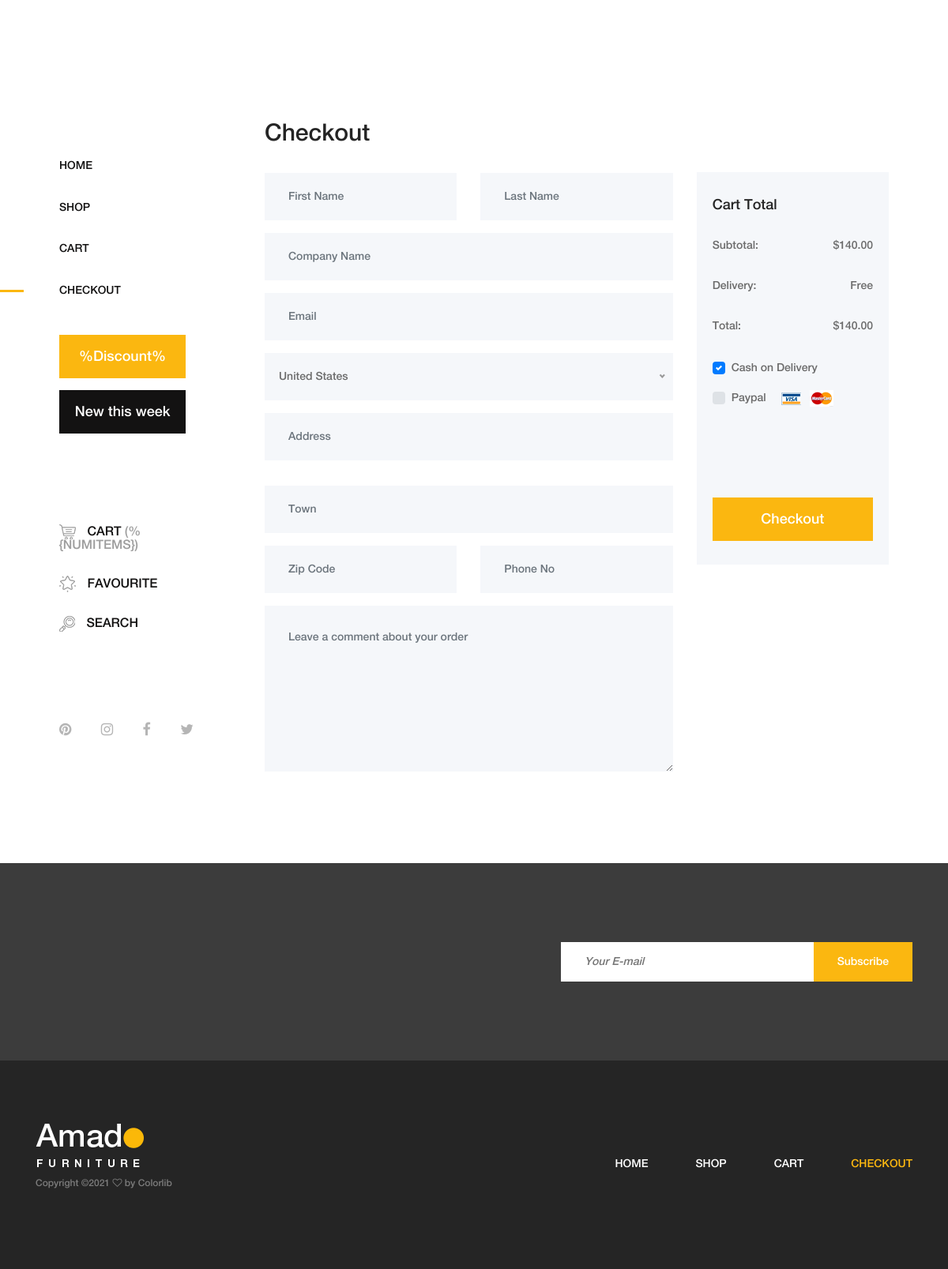
/checkout/, run on an earlier commit of the app's database.
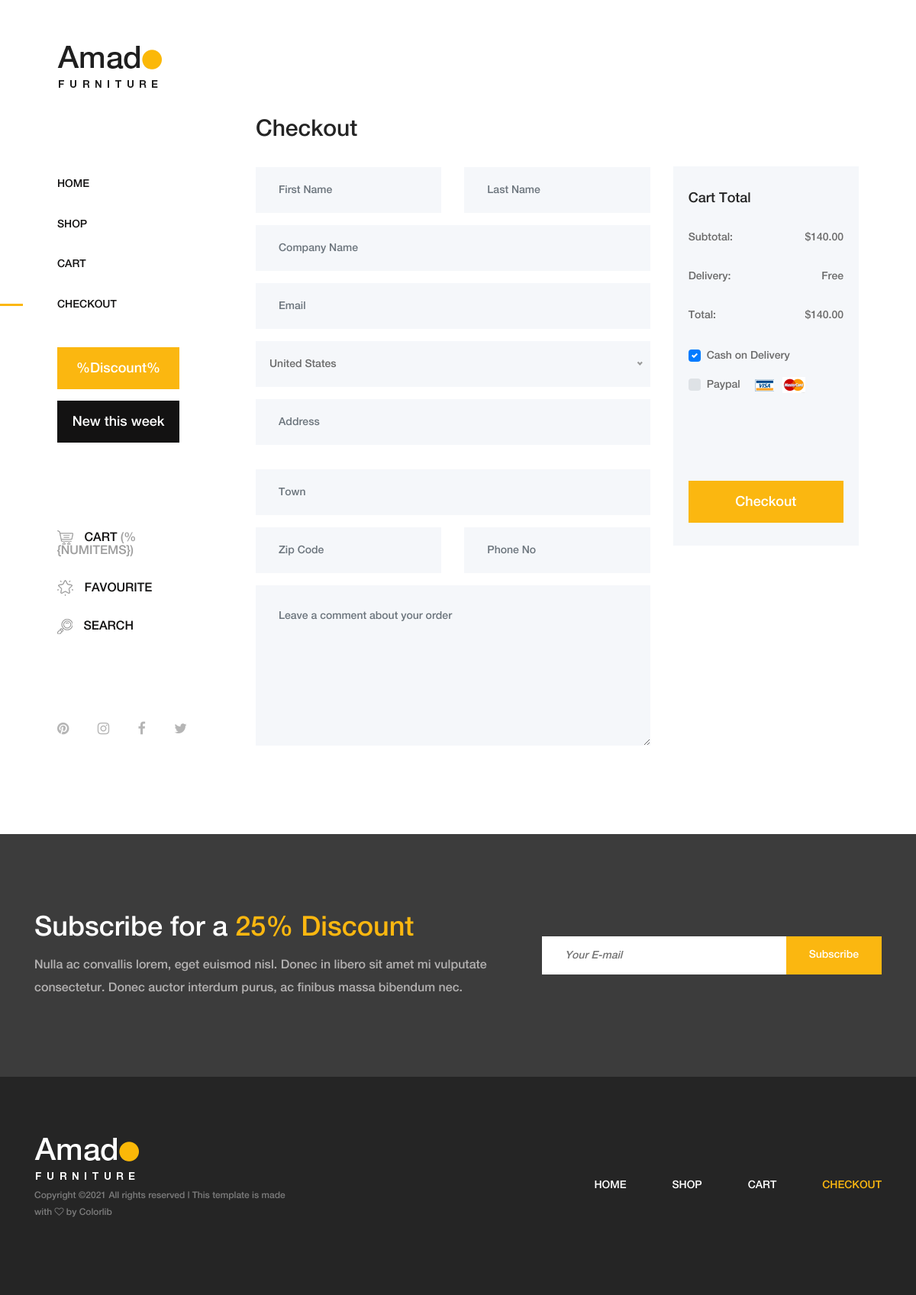
And on a later commit of the database.
### website/models.py (models this page shows, shortened)
class Base(models.Model):
    date_add = models.DateField(auto_now_add=True)
    date_update = models.DateField(auto_now=True)
    status = models.BooleanField(default=True)
    class Meta:
        abstract = True

class website (Base):
    nom_site = models.CharField( max_length=250)
    logo_site = models.FileField(upload_to='images')
    class Meta:
        verbose_name = 'website'
        verbose_name_plural = 'websites'

class Configuration (Base):
    description_newsletter = models.TextField()
    copyrigths = models.CharField( max_length=250)
    class Meta:
        verbose_name = 'Configuration'
        verbose_name_plural = 'Configurations'

### website/views.py (the view)
# urls.py: path('checkout/', views.checkout , name='checkout'),
def checkout(request):
    is_checkout =True
    return render(request, 'checkout.html',locals())

### amado_projet/context_processors.py (called while the page is built)
def website (request):
    website = models_website.website.objects.filter(status=True).first()
    config =  models_website.Configuration.objects.filter(status=True).first()
    cart =  Cart(request)
    return locals()

### website/cart.py (called while the page is built)
    def get_total_length(self):
        return sum(int(item['quantity']) for item in self.cart.values())

    def get_total_cost(self):
        if "total_price" in self.cart.values():
            return sum(float(item['total_price']) for item in self)
        else:
            return 0

### templates/checkout.html (shortened to what the changed rows need)
<!DOCTYPE html>
<html lang="en">
{% extends 'base/base.html' %}
{% load static %}
{% block content %}
        <div class="cart-table-area section-padding-100">
            <div class="container-fluid">
                <div class="row" id="appscart">
                    <div class="col-12 col-lg-8">
                        <div class="checkout_details_area mt-50 clearfix" >
                            <div class="cart-title">
                                <h2>Checkout</h2>
                            </div>
                                </div>
                            </div>
                </div>
            </div>
        </div>
{% endblock content %}

### templates/base/base.html (shortened to what the changed rows need)
{% load static %}
<!DOCTYPE html>
<html lang="en">
<head>
    <link rel="stylesheet" href="{% static 'css/core-style.css' %}">
    <link rel="stylesheet" href="{% static 'style.css' %}">
</head>
<body>
    <div class="main-content-wrapper d-flex clearfix">
        <header class="header-area clearfix">
            <div class="logo">
                <a href="{% url 'index' %}"><img src="{{website.logo_site.url}}" alt="{{website.nom_site}}"></a>
            </div>
        </header>
        {% block content %}
        {% endblock content %}
    </div>
    <section class="newsletter-area section-padding-100-0">
        <div class="container">
            <div class="row align-items-center">
                <div class="col-12 col-lg-6 col-xl-7">
                    <div class="newsletter-text mb-100">
                        {{ config.description_newsletter|safe}}
                    </div>
                </div>
            </div>
        </div>
    </section>
    <footer class="footer_area clearfix">
        <div class="container">
            <div class="row align-items-center">
                <div class="col-12 col-lg-4">
                    <div class="single_widget_area">
                        <div class="footer-logo mr-50">
                            <a href="index.html"><img src="{% static 'img/core-img/logo2.png' %}" alt=""></a>
                        </div>
                        <p class="copywrite">
Copyright &copy;<script>document.write(new Date().getFullYear());</script> {{config.copyrigths}} <i class="fa fa-heart-o" aria-hidden="true"></i> by <a href="https://colorlib.com" target="_blank">Colorlib</a>
</p>
                    </div>
                </div>
            </div>
        </div>
    </footer>
</body>
</html>

What changed in the data, as far as the page shows it:
added website: logo_site (picture)
added Configuration: description_newsletter "Subscribe for a 25% Discount Nulla ac convallis lorem, eget euismod nisl. Donec in libero sit amet mi vulputate consectetur. Donec auctor interdum purus, ac finibus massa bibendum nec.", copyrigths "All rights reserved | This template is made with"
